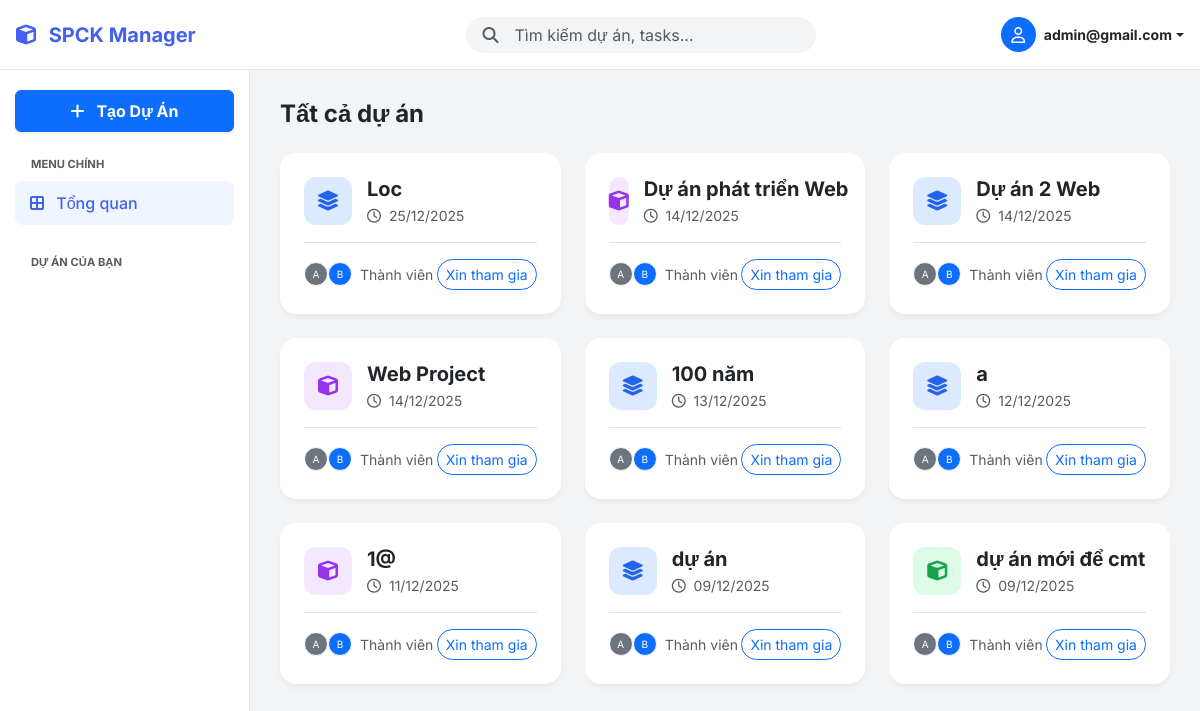
Page /dashboard.php (signed in) on the committed database.
### tables this page shows
CREATE TABLE `projects` (
  `id` int NOT NULL,
  `title` varchar(255) NOT NULL,
  `description` text,
  `created_at` timestamp NOT NULL DEFAULT CURRENT_TIMESTAMP
);

### dashboard.php (the view, shortened to what this page needs)
<?php
require 'config.php';
$search_query = "";
$all_projects = [];
if (isset($_GET['q']) && !empty($_GET['q'])) {
    $search_query = trim($_GET['q']);
    $term = "%" . $search_query . "%";
    $stmt_search = $conn->prepare("SELECT * FROM projects WHERE title LIKE ? OR description LIKE ? ORDER BY created_at DESC");
    $stmt_search->bind_param("ss", $term, $term);
    $stmt_search->execute();
    $all_projects = $stmt_search->get_result()->fetch_all(MYSQLI_ASSOC);
} else {
    $all_projects = $conn->query("SELECT * FROM projects ORDER BY created_at DESC")->fetch_all(MYSQLI_ASSOC);
}
$view_project_id = isset($_GET['view_project_id']) ? $_GET['view_project_id'] : null;
$projects_to_show = [];
if ($view_project_id) {
    $stmt_one = $conn->prepare("SELECT * FROM projects WHERE id = ?");
    $stmt_one->bind_param("i", $view_project_id);
    $stmt_one->execute();
    $res_one = $stmt_one->get_result();
    if($res_one->num_rows > 0) {
        $projects_to_show[] = $res_one->fetch_assoc();
    }
} else {
    $projects_to_show = $all_projects;
}
$my_roles = [];
$my_requests = [];
?>
<!DOCTYPE html>
<html lang="vi">
<head>
    <link href="https://cdn.jsdelivr.net/npm/bootstrap@5.3.0/dist/css/bootstrap.min.css" rel="stylesheet">
    <link rel="stylesheet" href="https://cdnjs.cloudflare.com/ajax/libs/font-awesome/6.4.0/css/all.min.css">
</head>
<body>
    <nav class="navbar fixed-top px-3">
        <div class="d-flex align-items-center">
            <a class="navbar-brand text-start" href="dashboard.php">
                <i class="fa-solid fa-cube me-2"></i> SPCK Manager
            </a>
        </div>
        <div class="search-bar d-none d-md-block mx-auto">
            <form action="dashboard.php" method="GET" class="position-relative">
                <i class="fa-solid fa-magnifying-glass position-absolute top-50 start-0 translate-middle-y ms-3 text-muted"></i>
                <input type="text" name="q" class="form-control rounded-pill ps-5"
                       placeholder="Tìm kiếm dự án, tasks..."
                       value="<?= htmlspecialchars($search_query) ?>">
            </form>
        </div>
        <div class="d-flex align-items-center gap-3">
            <div class="dropdown">
                <a href="#" class="d-flex align-items-center text-decoration-none text-dark dropdown-toggle" data-bs-toggle="dropdown">
                    <div class="bg-primary text-white rounded-circle d-flex align-items-center justify-content-center me-2" style="width: 35px; height: 35px;">
                        <i class="fa-regular fa-user"></i>
                    </div>
                    <span class="d-none d-sm-inline small fw-bold"><?= htmlspecialchars($_SESSION['user_email']) ?></span>
                </a>
            </div>
        </div>
    </nav>
    <nav class="sidebar">
        <div class="d-grid mb-4">
            <button class="btn btn-primary fw-bold py-2 shadow-sm" data-bs-toggle="modal" data-bs-target="#createProjectModal">
                <i class="fa-solid fa-plus me-2"></i> Tạo Dự Án
            </button>
        </div>
        <small class="text-uppercase text-muted fw-bold ps-3 mb-2 d-block" style="font-size: 0.7rem;">Menu Chính</small>
        <div class="nav flex-column mb-4">
            <a href="dashboard.php" class="nav-link <?= (!$view_project_id && $search_query == '') ? 'active' : '' ?>">
                <i class="fa-solid fa-border-all me-2"></i> Tổng quan
            </a>
        </div>
        <small class="text-uppercase text-muted fw-bold ps-3 mb-2 d-block" style="font-size: 0.7rem;">Dự án của bạn</small>
    </nav>
    <main class="main-content">
        <div class="d-flex justify-content-between align-items-center mb-4">
            <h4 class="fw-bold m-0 text-dark">
                <?php if($view_project_id): ?>
                    <a href="dashboard.php" class="text-muted text-decoration-none fw-normal">Dự án /</a> Chi tiết
                <?php elseif($search_query): ?>
                    Kết quả tìm kiếm: "<?= htmlspecialchars($search_query) ?>"
                <?php else: ?>
                    Tất cả dự án
                <?php endif; ?>
            </h4>
        </div>
        <?php if (empty($projects_to_show)): ?>
            <div class="text-center py-5 text-muted">
                <i class="fa-solid fa-magnifying-glass fa-2x mb-3 opacity-25"></i>
                <p>Không tìm thấy dự án nào.</p>
            </div>
        <?php else: ?>
            <?php if (!$view_project_id): ?>
                <div class="row g-4">
                    <?php foreach ($projects_to_show as $pj):
                        $pj_id = $pj['id'];
                        $my_role = $my_roles[$pj_id] ?? null;
                        $icon_bg = ($pj_id % 2 == 0) ? 'icon-blue' : (($pj_id % 3 == 0) ? 'icon-green' : 'icon-purple');
                        $icon_class = ($pj_id % 2 == 0) ? 'fa-layer-group' : 'fa-cube';
                    ?>
                    <div class="col-md-6 col-xl-4">
                        <div class="project-card p-4 h-100 d-flex flex-column position-relative">
                            <div class="d-flex align-items-start mb-3">
                                <div class="project-icon <?= $icon_bg ?>">
                                    <i class="fa-solid <?= $icon_class ?>"></i>
                                </div>
                                <div class="flex-grow-1">
                                    <h5 class="fw-bold text-dark mb-1 text-truncate"><?= htmlspecialchars($pj['title']) ?></h5>
                                    <div class="text-muted small"><i class="fa-regular fa-clock me-1"></i> <?= date('d/m/Y', strtotime($pj['created_at'])) ?></div>
                                </div>
                            </div>
                            <div class="mt-auto pt-3 border-top d-flex justify-content-between align-items-center">
                                <div class="d-flex align-items-center">
                                    <div class="bg-secondary text-white rounded-circle small d-flex align-items-center justify-content-center border border-white" style="width:24px;height:24px;font-size:10px;">A</div>
                                    <div class="bg-primary text-white rounded-circle small d-flex align-items-center justify-content-center border border-white ms-n2" style="width:24px;height:24px;font-size:10px;">B</div>
                                    <span class="ms-2 small text-muted">Thành viên</span>
                                </div>
                                <?php if ($my_role): ?>
                                    <a href="dashboard.php?view_project_id=<?= $pj_id ?>" class="btn btn-sm btn-primary rounded-pill px-3 fw-bold stretched-link">
                                        Vào dự án <i class="fa-solid fa-arrow-right ms-1"></i>
                                    </a>
                                <?php else: ?>
                                    <?php if (isset($my_requests[$pj_id]) && $my_requests[$pj_id] == 'pending'): ?>
                                        <button class="btn btn-sm btn-secondary rounded-pill disabled">Đã xin vào</button>
                                    <?php else: ?>
                                        <form method="POST" class="position-relative z-2">
                                            <button class="btn btn-sm btn-outline-primary rounded-pill">Xin tham gia</button>
                                        </form>
                                    <?php endif; ?>
                                <?php endif; ?>
                            </div>
                        </div>
                    </div>
                    <?php endforeach; ?>
                </div>
            <?php endif; ?>
        <?php endif; ?>
    </main>
</body>
</html>

### dashboard.php (style rules this page uses)
:root { --primary-color: #4361ee; --bg-light: #f3f4f6; --sidebar-width: 250px; }
body { font-family: 'Inter', sans-serif; background-color: var(--bg-light); color: #1f2937; }
.navbar { background: #ffffff; height: 70px; border-bottom: 1px solid #e5e7eb; }
.navbar-brand { font-weight: 700; color: var(--primary-color) !important; width: var(--sidebar-width); text-align: center; }
.search-bar input { background-color: #f3f4f6; border: none; width: 350px; transition: all 0.3s; }
.sidebar { width: var(--sidebar-width); background: #fff; position: fixed; top: 70px; bottom: 0; left: 0; border-right: 1px solid #e5e7eb; padding: 20px 15px; overflow-y: auto; z-index: 1000; }
.main-content { margin-left: var(--sidebar-width); margin-top: 70px; padding: 30px; }
.nav-link { color: #4b5563; border-radius: 8px; padding: 10px 15px; font-weight: 500; margin-bottom: 5px; }
.nav-link:hover, .nav-link.active { background-color: #eff6ff; color: var(--primary-color); }
.project-card { border: none; border-radius: 16px; background: #fff; box-shadow: 0 4px 6px -1px rgba(0, 0, 0, 0.05); transition: transform 0.2s, box-shadow 0.2s; cursor: pointer; text-decoration: none; color: inherit; }
.project-icon { width: 48px; height: 48px; border-radius: 12px; display: flex; align-items: center; justify-content: center; font-size: 1.25rem; margin-right: 15px; }
.icon-blue { background: #dbeafe; color: #2563eb; }
.icon-purple { background: #f3e8ff; color: #9333ea; }
.icon-green { background: #dcfce7; color: #16a34a; }

### rows in the picture
projects: title "Loc", created_at "25/12/2025"
projects: title "Dự án phát triển Web", created_at "14/12/2025"
projects: title "Dự án 2 Web", created_at "14/12/2025"
projects: title "Web Project", created_at "14/12/2025"
projects: title "100 năm", created_at "13/12/2025"
projects: title "a", created_at "12/12/2025"
projects: title "1@", created_at "11/12/2025"
projects: title "dự án", created_at "09/12/2025"
projects: title "dự án mới để cmt", created_at "09/12/2025"

### other values in the picture
$_SESSION['user_email'] "admin@gmail.com"
